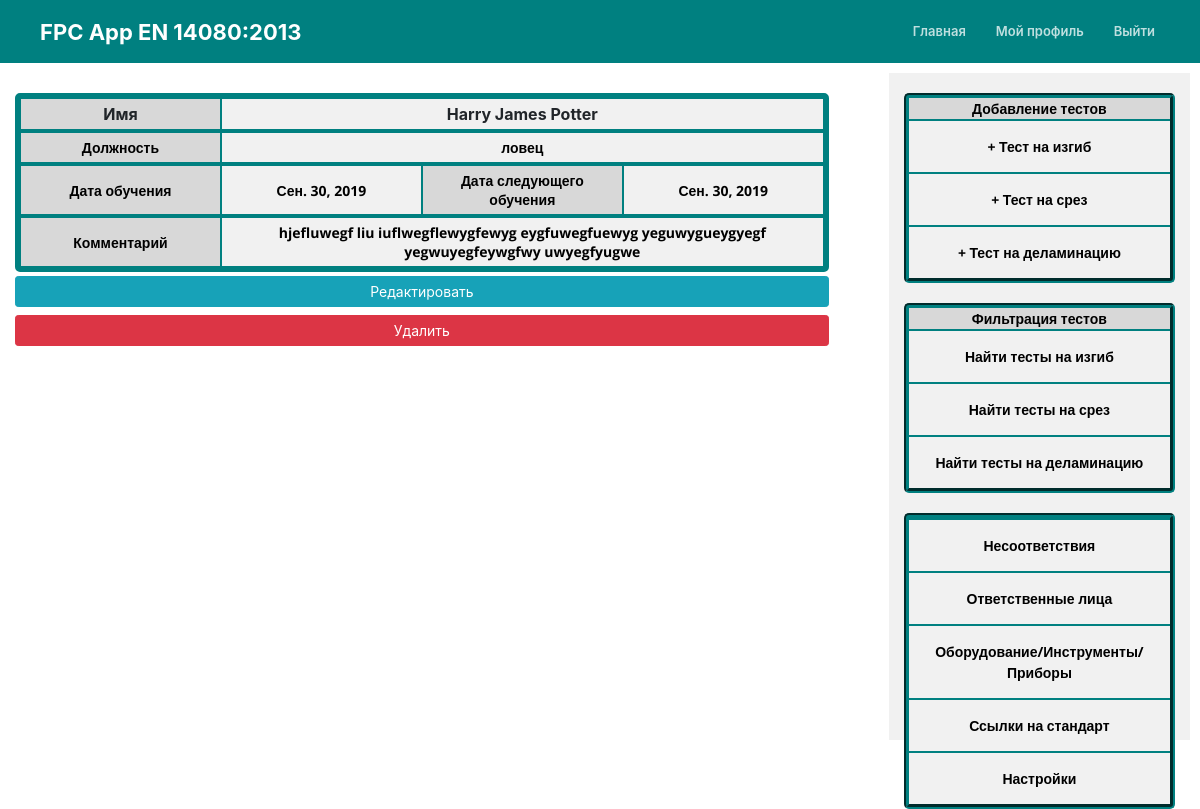
Screenshot of /person/4/detail/ (signed in) with the database file from the repository.
### mainApp/models.py (models this page shows, shortened)
class Person(models.Model):
	name = models.CharField(max_length=100)
	position = models.CharField(max_length=100)
	training_date = models.DateField()
	next_training_date = models.DateField()
	comment = models.TextField(blank=True)
	author = models.ForeignKey(User, blank=True, null=True, on_delete=models.CASCADE)

### mainApp/views.py (the view)
# urls.py: path('person/<int:pk>/detail/', PersonDetailView.as_view(), name='person-detail'),
class PersonDetailView(LoginRequiredMixin, UserPassesTestMixin, DetailView):
	model = Person
	def test_func(self):
		test = self.get_object()
		if self.request.user == test.author:
			return True
		return False

### mainApp/templates/mainApp/person_detail.html
{% extends "mainApp/today.html" %}
{% load crispy_forms_tags %}
{% load bootstrap4 %}
{% block content %}
<table class="table_detail">
    <tr class="table_row">
        <th class="table_cell dark_cell">Имя</th>
        <th colspan="3" class="table_cell">{{ person.name }}</th>
    </tr>
    <tr class="table_row">
        <th class="table_cell" id="cell3">Должность</th>
        <th colspan="3" class="table_cell" id="cell4">{{ person.position }}</th>
     </tr>
     <tr class="table_row">
    	 <th class="table_cell" id="cell3">Дата обучения</th>
    	 <th class="table_cell" id="cell4">{{ person.training_date }}</th>
    	 <th class="table_cell" id="cell3">Дата следующего обучения</th>
    	 <th class="table_cell" id="cell4">{{ person.next_training_date }}</th>
     </tr>
     <tr class="table_row">
     	<th class="table_cell" id="cell3">Комментарий</th>
     	<th colspan="3" class="table_cell" id="cell4">{{ person.comment }}</th>
     </tr>
</table>
<a class="btn btn-info btn-sm mt-1 mb-1" href="{% url 'person-update' person.id %}">Редактировать</a>
<a class="btn btn-danger btn-sm mt-1 mb-1" href="{% url 'person-delete' person.id %}">Удалить</a>
{% endblock content %}

### mainApp/static/mainApp/style.css (style rules this page uses)
body { margin: 0; font-family: 'Open Sans', sans-serif; font-size: 14px; color: #ddd; }
*, *:before, *:after { box-sizing: border-box; }
.table_detail { border-collapse: separate; border-spacing: 0; text-align: center; margin: 30px 0 0; padding: 0 0; width: 100%; max-width: 900px; border: 5px solid #008080; border-radius: 5px; }
.table_row { width: 100%; }
.table_cell { margin: 0 0; border: 1px solid #008080; padding: 5px 10px; background: #f1f1f1; width: 20%; text-align: center; }
#cell3 { border-top: 3px solid #008080; font-family: 'Open Sans', sans-serif; font-size: 14px; color: #000000; font-weight: 700; background: #d8d8d8; }
#cell4 { border-top: 3px solid #008080; font-family: 'Open Sans', sans-serif; font-size: 14px; color: #000000; font-weight: 700; }
.dark_cell { background: #d8d8d8 }

### rows the page displays
Person: name "Harry James Potter", position "ловец", training_date "Сен. 30, 2019", next_training_date "Сен. 30, 2019", comment "hjefluwegf liu iuflwegflewygfewyg eygfuwegfuewyg yeguwygueygyegf yegwuyegfeywgfwy uwyegfyugwe"
